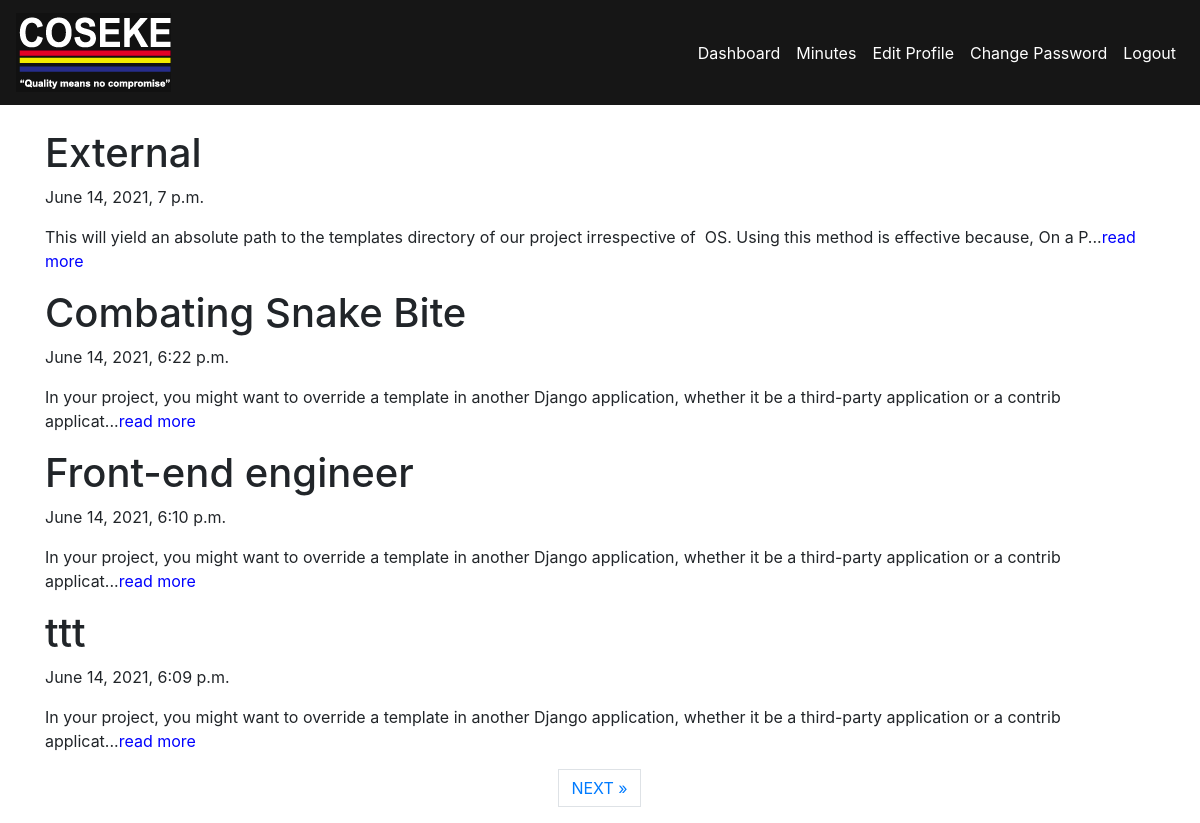
The page /minutes/minutes/ (signed in) on the database its author committed.
### minutes/models.py (models this page shows, shortened)
class Minutes(models.Model):
    title = models.CharField(max_length=256)
    content = RichTextField()
    publication_date = models.DateTimeField(auto_now_add=True)
    def summary(self):
        return self.content[:150]

### minutes/views.py (the view)
# urls.py: path('minutes/', MinuteList.as_view(), name='minutes'),
@method_decorator(login_required, name='dispatch')
class MinuteList(ListView):
    queryset = Minutes.objects.order_by('-publication_date')
    template_name = 'minutes/minutes.html'
    paginate_by = 4

### minutes/templates/minutes/minutes.html (shortened to what this page needs)
{% extends "base.html" %}
{% block content %}
<section class="content">
    <div class="center">
        <div class="blog">
            <article class="single_post">
                {% for object in object_list %}
                <a href="{% url 'details' object.id %}"></a><h1>{{object.title}}</h1></a>
                <div class="post_data">
                    <span class="author">{{object.publication_date}}</span>
                </div>
                <p>{{object.summary | safe}}...<a href="{% url 'details' object.id %}"  style="color:blue"</a>read more</p>
                {% endfor %}
            </article>
    {% if is_paginated %}
        <ul class="pagination justify-content-center">
            {% if page_obj.has_next %}
            <li><a href="?page={{ page_obj.next_page_number }}" class="page-link"> NEXT &raquo;</a></li>
            {% endif %}
        </ul>
        </div>
    {% endif %}
        </div>
    </div>
{% endblock %}

### templates/base.html (shortened to what this page needs)
<!doctype html>
{% load static %}
<html lang="en">
<head>
  <link rel="stylesheet" href="https://stackpath.bootstrapcdn.com/bootstrap/4.4.1/css/bootstrap.min.css">
  <link rel="stylesheet" href="{% static 'style.css' %}" />
</head>
<body>
  <nav class="navbar navbar-expand-lg navbar-custom sticky-top">
    <a class="navbar-brand" href="{% url 'home' %}"><img src="{%static 'images/logo.png'%}"></a>
    <div class="collapse navbar-collapse" id="navbarNavAltMarkup">
      <div class="navbar-nav ml-auto">
        {% if request.user.is_authenticated %}
          <a class="nav-item nav-link navbar-text" href="{% url 'dashboard' %}">Dashboard</a>
          <a class="nav-item nav-link navbar-text" href="{% url 'minutes' %}">Minutes</a>
          <a class="nav-item nav-link navbar-text" href="{% url 'editprofile' %}">Edit Profile</a>
          <a class="nav-item nav-link navbar-text" href="{% url 'changepass' %}">Change Password</a>
          <a class="nav-item nav-link navbar-text" href="{% url 'logout' %}">Logout</a>
        {% else %}
          <a class="nav-item nav-link navbar-text" href="{% url 'login' %}">Login</a>
          <a class="nav-item nav-link navbar-text" href="{% url 'registration' %}">Register</a>
        {% endif %}
      </div>
    </div>
  </nav>
  <br>
  <div class="container">
    {% block content %}
    {% endblock %}
</body>
</html>

### static/style.css (style rules this page uses)
.navbar-custom { background-color:#161616; }
.navbar-text { color: white; }

### rows shown on the page
Minutes: title "External", publication_date "June 14, 2021, 7 p.m.", summary "This will yield an absolute path to the templates directory of our project irrespective of OS. Using this method is effective because, On a P"
Minutes: title "Combating Snake Bite", publication_date "June 14, 2021, 6:22 p.m.", summary "In your project, you might want to override a template in another Django application, whether it be a third-party application or a contrib applicat"
Minutes: title "Front-end engineer", publication_date "June 14, 2021, 6:10 p.m.", summary "In your project, you might want to override a template in another Django application, whether it be a third-party application or a contrib applicat"
Minutes: title "ttt", publication_date "June 14, 2021, 6:09 p.m.", summary "In your project, you might want to override a template in another Django application, whether it be a third-party application or a contrib applicat"
